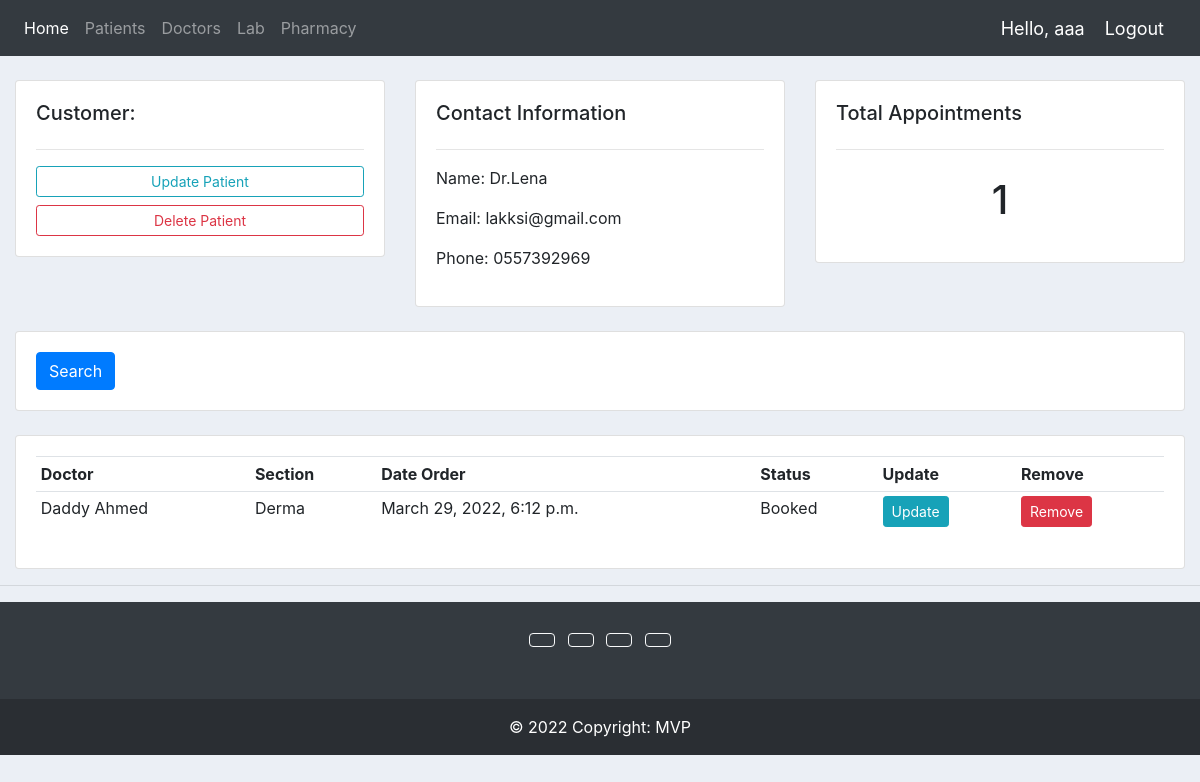
Page /doctor_form/4/ (signed in) on the earlier database version.
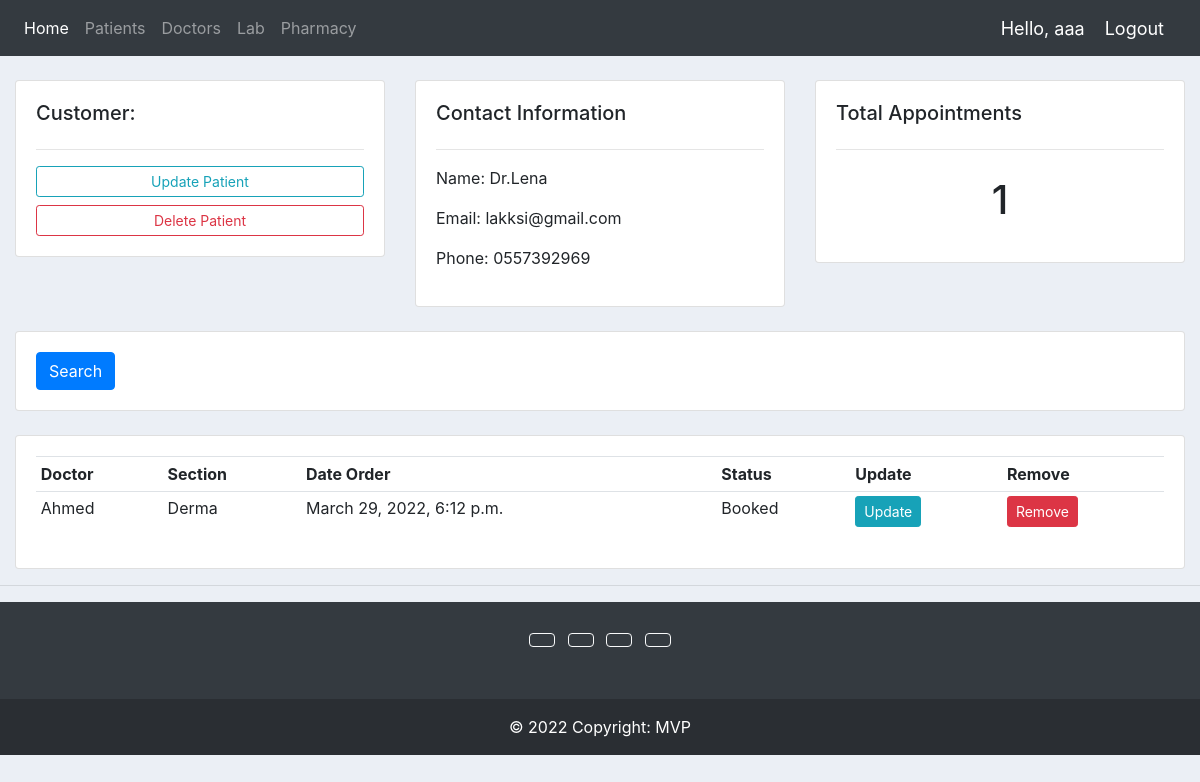
Same page on the later database version.
### accounts/models.py (models this page shows, shortened)
class Appointment(models.Model):
    STATUS = (
        ('Booked', 'Booked'),
        ('Available', 'Available'),
        ('Waiting', 'Waiting')
    )
    patient = models.ForeignKey(Patient, null=True, on_delete=models.SET_NULL)
    doctor = models.ForeignKey(Doctor, null=True, on_delete=models.SET_NULL)
    date_created = models.DateTimeField(auto_now_add=True, null=True)
    status = models.CharField(max_length=200, null=True, choices=STATUS)

class Patient(models.Model):
    name = models.CharField(max_length=200, null=True)
    email = models.EmailField()
    phone = models.CharField(max_length=200, null=True)
    date = models.TimeField()
    def __str__(self):
        return self.name

class Doctor(models.Model):
    SECTION = (
        ('Derma', 'Derma'),
        ('Dentist', 'Dentist'),
        ('General', 'General'),
    )
    name = models.CharField(max_length=200, null=True)
    email = models.EmailField()
    phone = models.CharField(max_length=200, null=True)
    section = models.CharField(max_length=200, null=True, choices=SECTION)
    time_start = models.TimeField('Start of Shift')
    time_end = models.TimeField('End of Shift')

### accounts/views.py (the view)
# urls.py: path('doctor_form/<str:pk>/',views.updateDoctor,name="doctor_form"),
@login_required(login_url='login')
def updateDoctor(request, pk):
    doctor = Doctor.objects.get(id=pk)
    appointments = Appointment.objects.filter(doctor=doctor)
    appointment_count = appointments.count
    context = {'doctor': doctor, 'appointments': appointments,
               'appointment_count': appointment_count}
    return render(request, 'accounts/doctor_form.html', context)

### accounts/templates/accounts/doctor_form.html
{%  extends 'accounts/main.html' %}
{% block content %}
	<br>
<div class="row">
	<div class="col-md">
		<div class="card card-body">
			<h5>Customer:</h5>
			<hr>
			<a class="btn btn-outline-info  btn-sm btn-block" href="">Update Patient</a>
			<a class="btn btn-outline-danger  btn-sm btn-block" href="">Delete Patient</a>
		</div>
	</div>
	<div class="col-md">
		<div class="card card-body">
			<h5>Contact Information</h5>
			<hr>
			<p>Name: {{doctor.name}}</p>
			<p>Email: {{doctor.email}}</p>
			<p>Phone: {{doctor.phone}}</p>
		</div>
	</div>
	<div class="col-md">
		<div class="card card-body">
			<h5>Total Appointments</h5>
			<hr>
			<h1 style="text-align: center;padding: 10px">{{appointment_count}}</h1>
		</div>
	</div>
</div>
<br>
<div class="row">
	<div class="col">
		<div class="card card-body">
			<form method="get">
		    <button class="btn btn-primary" type="submit">Search</button>
		  </form>
		</div>
	</div>
</div>
<br>
<div class="row">
	<div class="col-md">
		<div class="card card-body">
			<table class="table table-sm">
				<tr>
					<th>Doctor</th>
					<th>Section</th>
					<th>Date Order</th>
					<th>Status</th>
					<th>Update</th>
					<th>Remove</th>
				</tr>
				{% for appointment in appointments %}
				<tr>
					<td>{{appointment.patient}}</td>
					<td>{{appointment.doctor.section}}</td>
					<td>{{appointment.date_created}}</td>
					<td>{{appointment.status}}</td>
					<td><a class="btn btn-sm btn-info" href="">Update</a></td>
					<td><a class="btn btn-sm btn-danger" href="">Remove</a></td>
				</tr>
				{% endfor %}
			</table>
		</div>
	</div>
</div>
{% endblock %}

Differences in the rows shown:
changed through a linked row, Appointment "Booked": patient "Daddy Ahmed" → "Ahmed"
